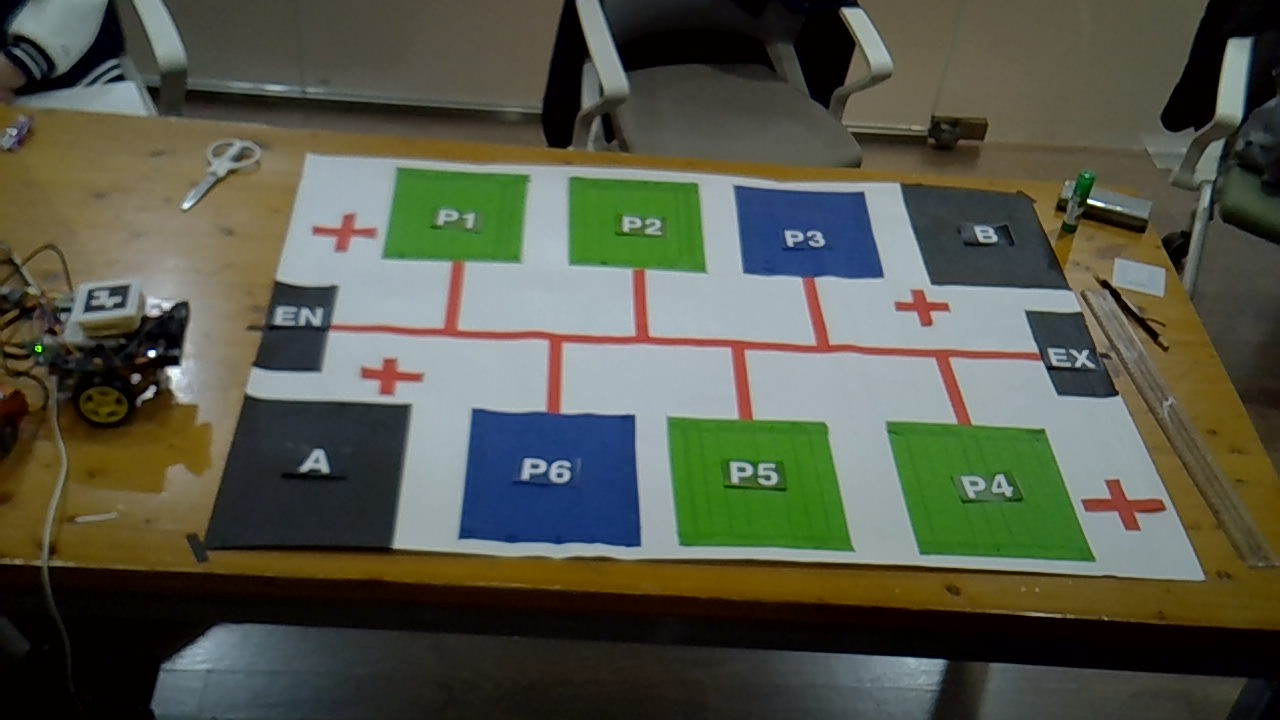
#> input picture assets/maps/parking_map_ocr.png, 1280 x 720 px
$ python -i map_reader.py   (imports and definitions only)
#> lines starting #> are read from the running program, lines starting #| are printed output that depends on the picture; after the words box and inside, x2 and y2 are one past the last pixel; in counts of white or black regions, pixels touching at a corner belong together
### src/map_processing/map_config.py
from argparse import ArgumentParser
from dataclasses import dataclass
from pathlib import Path
import re


BASE_DIR = Path(__file__).resolve().parents[2]
MAPS_DIR = BASE_DIR / "assets" / "maps"
DEFAULT_OUTPUT_ROOT = BASE_DIR / "data" / "maps"
TEST_MAP_ID = "parking_map_v1_test"
REAL_MAP_ID = "parking_map_real"
DEFAULT_MAP_ID = REAL_MAP_ID
OCR_LABEL_SCHEME = "A,B,P1-P6,EN,EX"
OCR_ID_REVISION = "ocr-p-labels-v1"

# HSV 범위는 하한과 상한 순서다. 시설 설정의 마지막 값은 최소 면적이다.
ROAD_HSV_RANGES = (
    ((0, 100, 70), (10, 255, 255)),
    ((170, 100, 70), (179, 255, 255)),
)
# 초록색 주차칸을 검출하고 같은 색의 작은 범례는 면적으로 제외한다.
NORMAL_REGION = ((45, 100, 100), (75, 255, 255), 1500)
# 실물 촬영에서는 음영으로 어두워진 초록색도 같은 주차칸 후보로 검출한다.
REAL_NORMAL_REGION = ((45, 100, 90), (75, 255, 255), 1500)
TEST_NORMAL_REGION = ((0, 0, 245), (179, 55, 255), 1000)
ACCESSIBLE_REGION = ((90, 70, 150), (135, 255, 255), 3000)
# 웹캠 사진의 파란색 주차칸은 디지털 지도보다 어둡게 찍힌다.
REAL_ACCESSIBLE_REGION = ((90, 70, 90), (135, 255, 255), 3000)
# 어두운 실물 촬영에서는 칸의 밝기 하한을 낮추고 검은 시설은 배경보다 어두운 픽셀로 분리한다.
LOW_LIGHT_NORMAL_REGION = ((45, 100, 60), (75, 255, 255), 1500)
LOW_LIGHT_ACCESSIBLE_REGION = ((90, 70, 65), (135, 255, 255), 3000)
LOW_LIGHT_BUILDING_REGION = ((0, 0, 0), (179, 255, 70), 1500)
# 실물 사진의 픽셀 면적과 형태 처리에 사용한 기준 해상도다.
REAL_REGION_REFERENCE_SIZE = (1280, 720)
BUILDING_REGION = ((0, 0, 0), (179, 150, 120), 1500)
GATE_REGION = ((0, 0, 150), (179, 85, 238), 1500)
REGION_CLOSE_KERNEL_SIZE = (3, 3)
# 실물 사진에서 입구에 가늘게 이어진 그림자를 끊는다.
REAL_DARK_OPEN_KERNEL_SIZE = (7, 7)
# 임시 완화: 그림자가 붙은 실물 입구 후보를 보존한다. 재검토 사항은 ROADMAP 참고.
REAL_DARK_MIN_FILL_RATIO = 0.5
# 회색 바닥과 검은 시설이 붙어 검출될 때만 적용하는 더 어두운 재검출 기준.
# 어두운 나무 바닥과 검은 시설이 연결된 사진에서는 50까지 단계적으로 분리한다.
# OCR ID·힌트의 유일 매핑 검사는 그대로 유지한다.
REAL_DARK_RETRY_VALUE_LIMITS = (110, 100, 90, 80, 70, 60, 50)
REGION_MAX_IMAGE_RATIO = 0.08
REGION_BORDER_MARGIN = 1
REGION_MIN_SIDE = 20
REGION_MIN_FILL_RATIO = 0.6
JUNCTION_KERNEL_SIZE = (31, 31)
ENDPOINT_RADIUS = 5
JUNCTION_RADIUS = 20


def normal_region_for_map(map_id):
    # 기존 테스트 지도에만 흰색 주차칸 설정을 적용한다.
    return TEST_NORMAL_REGION if map_id == TEST_MAP_ID else NORMAL_REGION


@dataclass(frozen=True)
class MapConfig:
    map_id: str
    image_path: Path
    label_path: Path
    output_dir: Path

    @property
    def graph_path(self):
        return self.output_dir / "graph.json"

    @property
    def semantic_path(self):
        return self.output_dir / "semantic.json"

    @property
    def preview_path(self):
        return self.output_dir / "graph_preview.png"

    @property
    def skeleton_path(self):
        return self.output_dir / "road_skeleton.png"


# [13 lines left out: functions available_map_ids, validate_map_id, not called in this run]


def map_paths(map_id, *, output_root=DEFAULT_OUTPUT_ROOT):
#> further down, picture is the input picture: shape (720, 1280, 3); mean B, G, R 73.2, 87.3, 84.6
    return MapConfig(
        map_id=map_id,
        image_path=MAPS_DIR / f"{map_id}.png",
        label_path=MAPS_DIR / f"{map_id}_labels.json",
        output_dir=Path(output_root) / map_id,
    )


# [4 lines left out: function get_map_config, not called in this run]


# 라벨을 처음 생성하는 명령에서도 기본 경로를 가져올 수 있어야 한다.
DEFAULT_MAP = map_paths(DEFAULT_MAP_ID)


# [19 lines left out: functions create_map_parser, parse_map_config, not called in this run]

### src/map_processing/map_reader.py

import cv2
import numpy as np
from pathlib import Path

from .map_config import DEFAULT_MAP, ROAD_HSV_RANGES, parse_map_config


def load_map_image(image_path):
    image = cv2.imdecode(np.frombuffer(Path(image_path).read_bytes(), np.uint8), cv2.IMREAD_COLOR)

    if image is None:
        raise FileNotFoundError(f"지도 이미지를 읽을 수 없습니다. {image_path}")
    return image


def detect_road_mask(image):
    hsv = cv2.cvtColor(image, cv2.COLOR_BGR2HSV)
#> hsv: shape (720, 1280, 3); mean H, S, V 54.3, 104, 96.7
    mask1, mask2 = [cv2.inRange(hsv, lower, upper) for lower, upper in ROAD_HSV_RANGES]
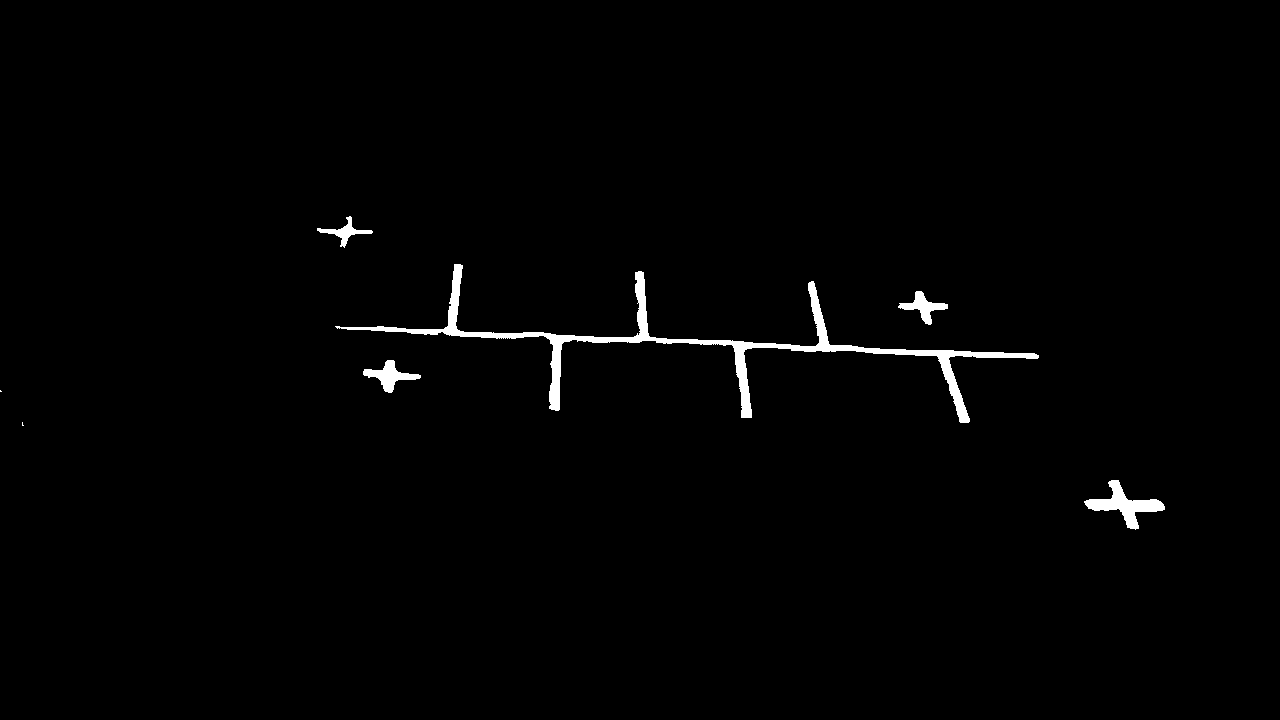
#> mask1: shape (720, 1280); 1.1% white; 7 white regions (2 under 20 px), largest, box (x1, y1, x2, y2) and area: (335, 264, 1039, 423) 7500, (1084, 480, 1165, 530) 1328, (363, 360, 421, 393) 706, (898, 291, 948, 325) 592, (317, 216, 373, 248) 433
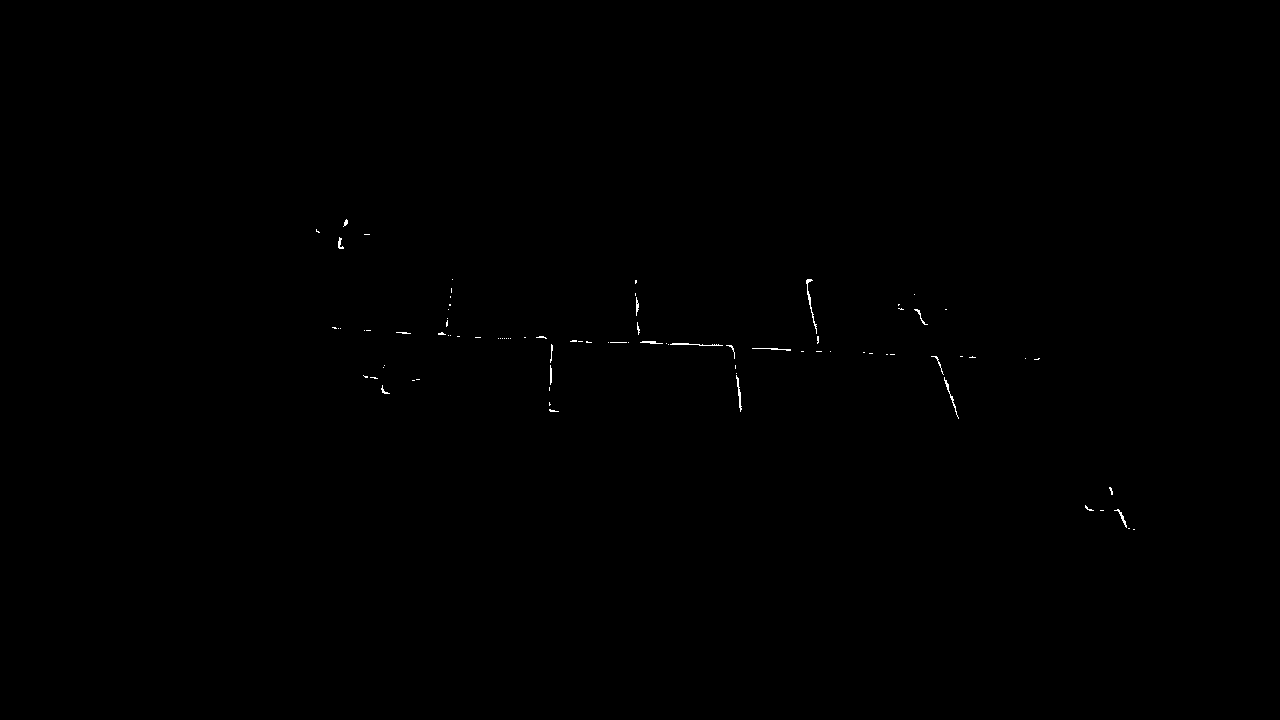
#> mask2: shape (720, 1280); 0.12% white in thin lines or dots, all inside (x1, y1, x2, y2) = (316, 219, 1135, 530)
    return cv2.bitwise_or(mask1, mask2)
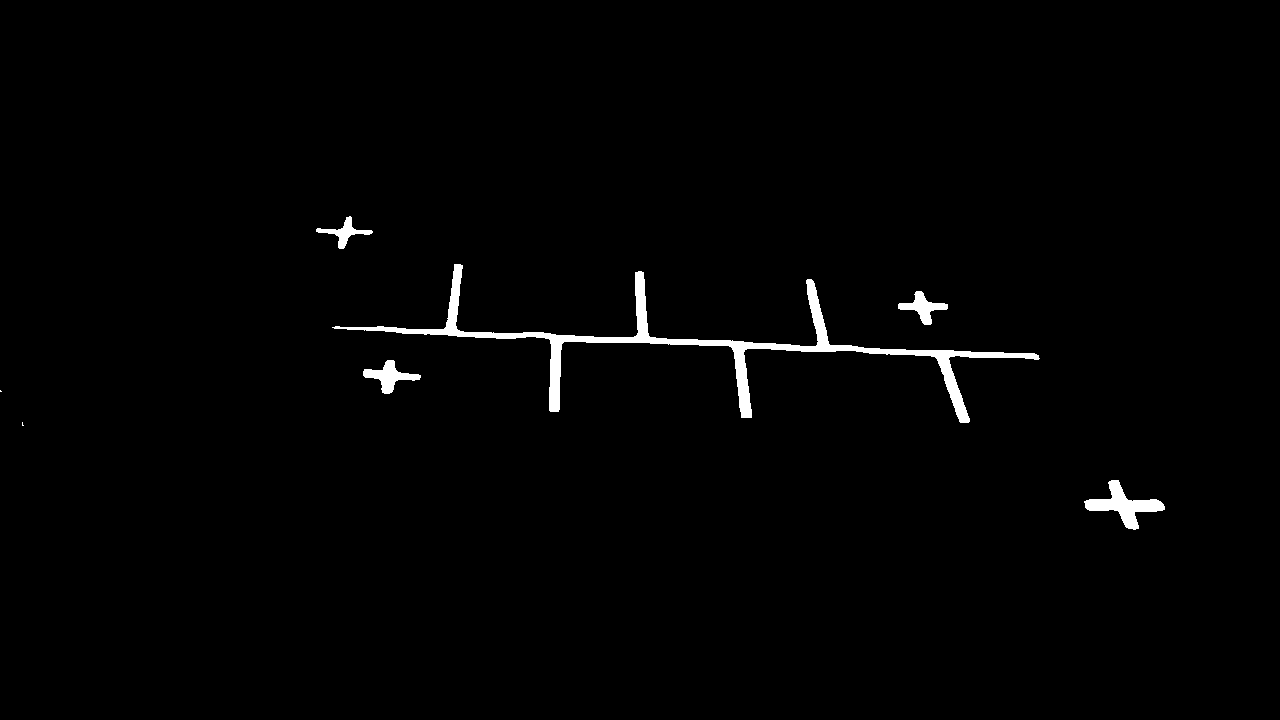
#> returned value: shape (720, 1280); 1.3% white; 7 white regions (2 under 20 px), largest, box (x1, y1, x2, y2) and area: (332, 264, 1040, 423) 8352, (1084, 480, 1165, 530) 1421, (363, 360, 421, 394) 758, (898, 291, 948, 325) 643, (316, 216, 373, 249) 504


def get_road_mask(image_path=DEFAULT_MAP.image_path):
    return detect_road_mask(load_map_image(image_path))


# [7 lines not run here, left out]

>>> import cv2
>>> picture = cv2.imread('../../assets/maps/parking_map_ocr.png')
>>> result = detect_road_mask(picture)
